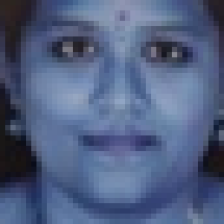
#> input picture virtual_attendance_system-main/Current_img.png, 224 x 224 px, given in place of the camera
$ python ccam.py
#> lines starting #> are read from the running program, lines starting #| are printed output that depends on the picture
import cv2

# Load the cascade
face_cascade = cv2.CascadeClassifier(r"C:\Users\ADMIN\Desktop\facial_recognition_Arvind\haarcascade_frontalface_default.xml")

# To capture video from webcam.
cap = cv2.VideoCapture(0)
print("frame=", cap.get(cv2.CAP_PROP_FPS))
# To use a video file as input
# cap = cv2.VideoCapture('filename.mp4')

while True:
    # Read the frame
    _, img = cap.read()
#> img is the input picture: shape (224, 224, 3); mean B, G, R 129.7, 95.8, 80.9
    # Convert to grayscale
    img = cv2.resize(img, None, fx=0.6, fy=0.6, interpolation=cv2.INTER_AREA)
#> img: shape (134, 134, 3)
    gray = cv2.cvtColor(img, cv2.COLOR_BGR2GRAY)
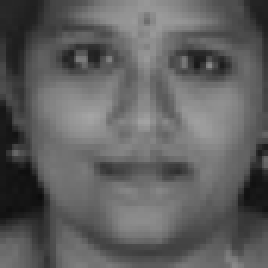
#> gray: shape (134, 134) (shown 2 times larger); min 12, max 164, mean 95.3

    # Detect the faces
    faces = face_cascade.detectMultiScale(gray, 1.1, 4)
#> faces = [[14, 0, 116, 116]]
    # Draw the rectangle around each face
    for (x, y, w, h) in faces:
        cv2.rectangle(img, (x, y), (x+w, y+h), (255, 0, 0), 2)
#> this loop made 1 pass
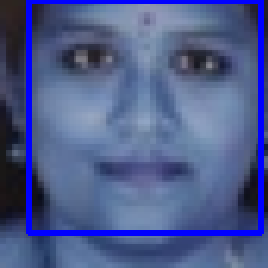
#> img: shape (134, 134, 3) (shown 2 times larger); mean B, G, R 140.6, 90.8, 76.6
    # Display
    cv2.imshow('img', img)
    # Stop if escape key is pressed
    k = cv2.waitKey(30) & 0xff
#> (key Esc is pressed here)
    if k==27:
        break
# Release the VideoCapture object
cap.release()

$ run again, on virtual_attendance_system-main/capiimm.png
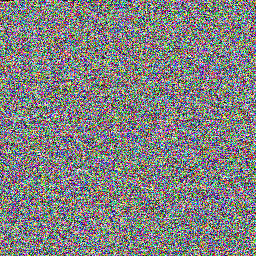
#> input picture virtual_attendance_system-main/capiimm.png, 256 x 256 px, given in place of the camera
#> img is the input picture: shape (256, 256, 3); mean B, G, R 128.8, 129.2, 129.2
#> `img = cv2.resize(img, None, fx=0.6, fy=0.6, interpolation=cv2.INTER_AR..`:
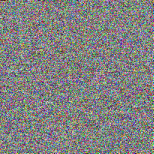
#> img: shape (154, 154, 3); mean B, G, R 128.8, 129.2, 129.2
#> `gray = cv2.cvtColor(img, cv2.COLOR_BGR2GRAY)`:
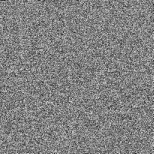
#> gray: shape (154, 154); min 31, max 218, mean 129.1
#> faces = ()
